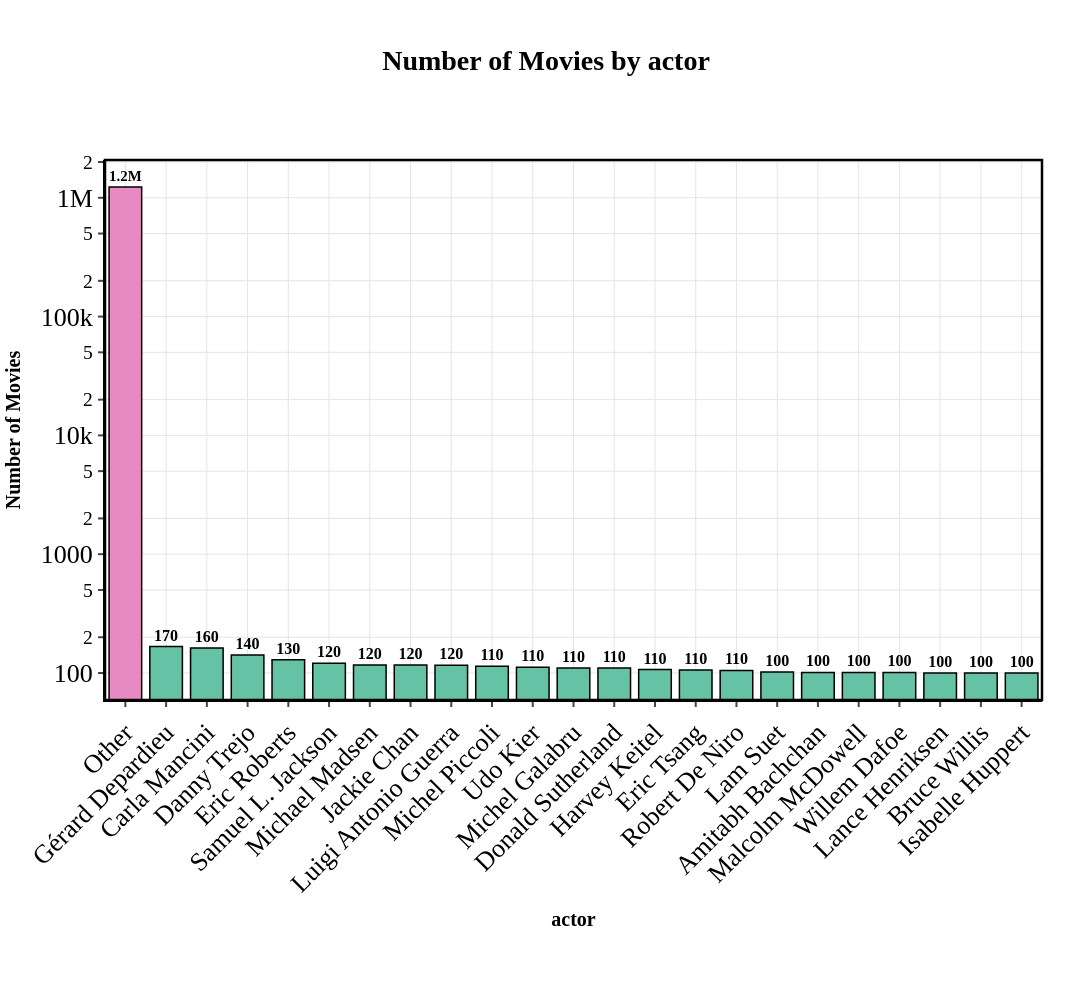

Notebook code for this chart:
### Code cell
plot_and_export_categorical_distribution(cast, "name", "actor", 100, print_stats=True,  filename_prefix="step_1")

### Figure 1 — Plotly figure (JSON) as saved in the notebook; plotly's stock layout.template omitted (floating-point values rounded to 4 significant figures)
{"data": [{"hovertemplate": "grouped=%{x}<br>total=%{text}<extra></extra>", "legendgroup": "Other", "marker": {"color": "#E78AC3", "line": {"color": "#000000", "width": 1.5}, "pattern": {"shape": ""}}, "name": "Other", "orientation": "v", "showlegend": true, "text": [1232000.0], "textangle": 0, "textfont": {"color": "#000000", "size": 16}, "textposition": "outside", "texttemplate": "<b>%{text:.2s}</b>", "type": "bar", "x": ["Other"], "xaxis": "x", "y": [1231898], "yaxis": "y"}, {"hovertemplate": "grouped=%{x}<br>total=%{text}<extra></extra>", "legendgroup": "Gérard Depardieu", "marker": {"color": "#66C2A5", "line": {"color": "#000000", "width": 1.5}, "pattern": {"shape": ""}}, "name": "Gérard Depardieu", "orientation": "v", "showlegend": true, "text": [167.0], "textangle": 0, "textfont": {"color": "#000000", "size": 16}, "textposition": "outside", "texttemplate": "<b>%{text:.2s}</b>", "type": "bar", "x": ["Gérard Depardieu"], "xaxis": "x", "y": [167], "yaxis": "y"}, {"hovertemplate": "grouped=%{x}<br>total=%{text}<extra></extra>", "legendgroup": "Carla Mancini", "marker": {"color": "#66C2A5", "line": {"color": "#000000", "width": 1.5}, "pattern": {"shape": ""}}, "name": "Carla Mancini", "orientation": "v", "showlegend": true, "text": [162.0], "textangle": 0, "textfont": {"color": "#000000", "size": 16}, "textposition": "outside", "texttemplate": "<b>%{text:.2s}</b>", "type": "bar", "x": ["Carla Mancini"], "xaxis": "x", "y": [162], "yaxis": "y"}, {"hovertemplate": "grouped=%{x}<br>total=%{text}<extra></extra>", "legendgroup": "Danny Trejo", "marker": {"color": "#66C2A5", "line": {"color": "#000000", "width": 1.5}, "pattern": {"shape": ""}}, "name": "Danny Trejo", "orientation": "v", "showlegend": true, "text": [142.0], "textangle": 0, "textfont": {"color": "#000000", "size": 16}, "textposition": "outside", "texttemplate": "<b>%{text:.2s}</b>", "type": "bar", "x": ["Danny Trejo"], "xaxis": "x", "y": [142], "yaxis": "y"}, {"hovertemplate": "grouped=%{x}<br>total=%{text}<extra></extra>", "legendgroup": "Eric Roberts", "marker": {"color": "#66C2A5", "line": {"color": "#000000", "width": 1.5}, "pattern": {"shape": ""}}, "name": "Eric Roberts", "orientation": "v", "showlegend": true, "text": [129.0], "textangle": 0, "textfont": {"color": "#000000", "size": 16}, "textposition": "outside", "texttemplate": "<b>%{text:.2s}</b>", "type": "bar", "x": ["Eric Roberts"], "xaxis": "x", "y": [129], "yaxis": "y"}, {"hovertemplate": "grouped=%{x}<br>total=%{text}<extra></extra>", "legendgroup": "Samuel L. Jackson", "marker": {"color": "#66C2A5", "line": {"color": "#000000", "width": 1.5}, "pattern": {"shape": ""}}, "name": "Samuel L. Jackson", "orientation": "v", "showlegend": true, "text": [121.0], "textangle": 0, "textfont": {"color": "#000000", "size": 16}, "textposition": "outside", "texttemplate": "<b>%{text:.2s}</b>", "type": "bar", "x": ["Samuel L. Jackson"], "xaxis": "x", "y": [121], "yaxis": "y"}, {"hovertemplate": "grouped=%{x}<br>total=%{text}<extra></extra>", "legendgroup": "Michael Madsen", "marker": {"color": "#66C2A5", "line": {"color": "#000000", "width": 1.5}, "pattern": {"shape": ""}}, "name": "Michael Madsen", "orientation": "v", "showlegend": true, "text": [117.0], "textangle": 0, "textfont": {"color": "#000000", "size": 16}, "textposition": "outside", "texttemplate": "<b>%{text:.2s}</b>", "type": "bar", "x": ["Michael Madsen"], "xaxis": "x", "y": [117], "yaxis": "y"}, {"hovertemplate": "grouped=%{x}<br>total=%{text}<extra></extra>", "legendgroup": "Jackie Chan", "marker": {"color": "#66C2A5", "line": {"color": "#000000", "width": 1.5}, "pattern": {"shape": ""}}, "name": "Jackie Chan", "orientation": "v", "showlegend": true, "text": [117.0], "textangle": 0, "textfont": {"color": "#000000", "size": 16}, "textposition": "outside", "texttemplate": "<b>%{text:.2s}</b>", "type": "bar", "x": ["Jackie Chan"], "xaxis": "x", "y": [117], "yaxis": "y"}, {"hovertemplate": "grouped=%{x}<br>total=%{text}<extra></extra>", "legendgroup": "Luigi Antonio Guerra", "marker": {"color": "#66C2A5", "line": {"color": "#000000", "width": 1.5}, "pattern": {"shape": ""}}, "name": "Luigi Antonio Guerra", "orientation": "v", "showlegend": true, "text": [116.0], "textangle": 0, "textfont": {"color": "#000000", "size": 16}, "textposition": "outside", "texttemplate": "<b>%{text:.2s}</b>", "type": "bar", "x": ["Luigi Antonio Guerra"], "xaxis": "x", "y": [116], "yaxis": "y"}, {"hovertemplate": "grouped=%{x}<br>total=%{text}<extra></extra>", "legendgroup": "Michel Piccoli", "marker": {"color": "#66C2A5", "line": {"color": "#000000", "width": 1.5}, "pattern": {"shape": ""}}, "name": "Michel Piccoli", "orientation": "v", "showlegend": true, "text": [114.0], "textangle": 0, "textfont": {"color": "#000000", "size": 16}, "textposition": "outside", "texttemplate": "<b>%{text:.2s}</b>", "type": "bar", "x": ["Michel Piccoli"], "xaxis": "x", "y": [114], "yaxis": "y"}, {"hovertemplate": "grouped=%{x}<br>total=%{text}<extra></extra>", "legendgroup": "Udo Kier", "marker": {"color": "#66C2A5", "line": {"color": "#000000", "width": 1.5}, "pattern": {"shape": ""}}, "name": "Udo Kier", "orientation": "v", "showlegend": true, "text": [112.0], "textangle": 0, "textfont": {"color": "#000000", "size": 16}, "textposition": "outside", "texttemplate": "<b>%{text:.2s}</b>", "type": "bar", "x": ["Udo Kier"], "xaxis": "x", "y": [112], "yaxis": "y"}, {"hovertemplate": "grouped=%{x}<br>total=%{text}<extra></extra>", "legendgroup": "Michel Galabru", "marker": {"color": "#66C2A5", "line": {"color": "#000000", "width": 1.5}, "pattern": {"shape": ""}}, "name": "Michel Galabru", "orientation": "v", "showlegend": true, "text": [110.0], "textangle": 0, "textfont": {"color": "#000000", "size": 16}, "textposition": "outside", "texttemplate": "<b>%{text:.2s}</b>", "type": "bar", "x": ["Michel Galabru"], "xaxis": "x", "y": [110], "yaxis": "y"}, {"hovertemplate": "grouped=%{x}<br>total=%{text}<extra></extra>", "legendgroup": "Donald Sutherland", "marker": {"color": "#66C2A5", "line": {"color": "#000000", "width": 1.5}, "pattern": {"shape": ""}}, "name": "Donald Sutherland", "orientation": "v", "showlegend": true, "text": [110.0], "textangle": 0, "textfont": {"color": "#000000", "size": 16}, "textposition": "outside", "texttemplate": "<b>%{text:.2s}</b>", "type": "bar", "x": ["Donald Sutherland"], "xaxis": "x", "y": [110], "yaxis": "y"}, {"hovertemplate": "grouped=%{x}<br>total=%{text}<extra></extra>", "legendgroup": "Harvey Keitel", "marker": {"color": "#66C2A5", "line": {"color": "#000000", "width": 1.5}, "pattern": {"shape": ""}}, "name": "Harvey Keitel", "orientation": "v", "showlegend": true, "text": [107.0], "textangle": 0, "textfont": {"color": "#000000", "size": 16}, "textposition": "outside", "texttemplate": "<b>%{text:.2s}</b>", "type": "bar", "x": ["Harvey Keitel"], "xaxis": "x", "y": [107], "yaxis": "y"}, {"hovertemplate": "grouped=%{x}<br>total=%{text}<extra></extra>", "legendgroup": "Eric Tsang", "marker": {"color": "#66C2A5", "line": {"color": "#000000", "width": 1.5}, "pattern": {"shape": ""}}, "name": "Eric Tsang", "orientation": "v", "showlegend": true, "text": [106.0], "textangle": 0, "textfont": {"color": "#000000", "size": 16}, "textposition": "outside", "texttemplate": "<b>%{text:.2s}</b>", "type": "bar", "x": ["Eric Tsang"], "xaxis": "x", "y": [106], "yaxis": "y"}, {"hovertemplate": "grouped=%{x}<br>total=%{text}<extra></extra>", "legendgroup": "Robert De Niro", "marker": {"color": "#66C2A5", "line": {"color": "#000000", "width": 1.5}, "pattern": {"shape": ""}}, "name": "Robert De Niro", "orientation": "v", "showlegend": true, "text": [105.0], "textangle": 0, "textfont": {"color": "#000000", "size": 16}, "textposition": "outside", "texttemplate": "<b>%{text:.2s}</b>", "type": "bar", "x": ["Robert De Niro"], "xaxis": "x", "y": [105], "yaxis": "y"}, {"hovertemplate": "grouped=%{x}<br>total=%{text}<extra></extra>", "legendgroup": "Lam Suet", "marker": {"color": "#66C2A5", "line": {"color": "#000000", "width": 1.5}, "pattern": {"shape": ""}}, "name": "Lam Suet", "orientation": "v", "showlegend": true, "text": [102.0], "textangle": 0, "textfont": {"color": "#000000", "size": 16}, "textposition": "outside", "texttemplate": "<b>%{text:.2s}</b>", "type": "bar", "x": ["Lam Suet"], "xaxis": "x", "y": [102], "yaxis": "y"}, {"hovertemplate": "grouped=%{x}<br>total=%{text}<extra></extra>", "legendgroup": "Amitabh Bachchan", "marker": {"color": "#66C2A5", "line": {"color": "#000000", "width": 1.5}, "pattern": {"shape": ""}}, "name": "Amitabh Bachchan", "orientation": "v", "showlegend": true, "text": [101.0], "textangle": 0, "textfont": {"color": "#000000", "size": 16}, "textposition": "outside", "texttemplate": "<b>%{text:.2s}</b>", "type": "bar", "x": ["Amitabh Bachchan"], "xaxis": "x", "y": [101], "yaxis": "y"}, {"hovertemplate": "grouped=%{x}<br>total=%{text}<extra></extra>", "legendgroup": "Malcolm McDowell", "marker": {"color": "#66C2A5", "line": {"color": "#000000", "width": 1.5}, "pattern": {"shape": ""}}, "name": "Malcolm McDowell", "orientation": "v", "showlegend": true, "text": [101.0], "textangle": 0, "textfont": {"color": "#000000", "size": 16}, "textposition": "outside", "texttemplate": "<b>%{text:.2s}</b>", "type": "bar", "x": ["Malcolm McDowell"], "xaxis": "x", "y": [101], "yaxis": "y"}, {"hovertemplate": "grouped=%{x}<br>total=%{text}<extra></extra>", "legendgroup": "Willem Dafoe", "marker": {"color": "#66C2A5", "line": {"color": "#000000", "width": 1.5}, "pattern": {"shape": ""}}, "name": "Willem Dafoe", "orientation": "v", "showlegend": true, "text": [101.0], "textangle": 0, "textfont": {"color": "#000000", "size": 16}, "textposition": "outside", "texttemplate": "<b>%{text:.2s}</b>", "type": "bar", "x": ["Willem Dafoe"], "xaxis": "x", "y": [101], "yaxis": "y"}, {"hovertemplate": "grouped=%{x}<br>total=%{text}<extra></extra>", "legendgroup": "Lance Henriksen", "marker": {"color": "#66C2A5", "line": {"color": "#000000", "width": 1.5}, "pattern": {"shape": ""}}, "name": "Lance Henriksen", "orientation": "v", "showlegend": true, "text": [100.0], "textangle": 0, "textfont": {"color": "#000000", "size": 16}, "textposition": "outside", "texttemplate": "<b>%{text:.2s}</b>", "type": "bar", "x": ["Lance Henriksen"], "xaxis": "x", "y": [100], "yaxis": "y"}, {"hovertemplate": "grouped=%{x}<br>total=%{text}<extra></extra>", "legendgroup": "Bruce Willis", "marker": {"color": "#66C2A5", "line": {"color": "#000000", "width": 1.5}, "pattern": {"shape": ""}}, "name": "Bruce Willis", "orientation": "v", "showlegend": true, "text": [100.0], "textangle": 0, "textfont": {"color": "#000000", "size": 16}, "textposition": "outside", "texttemplate": "<b>%{text:.2s}</b>", "type": "bar", "x": ["Bruce Willis"], "xaxis": "x", "y": [100], "yaxis": "y"}, {"hovertemplate": "grouped=%{x}<br>total=%{text}<extra></extra>", "legendgroup": "Isabelle Huppert", "marker": {"color": "#66C2A5", "line": {"color": "#000000", "width": 1.5}, "pattern": {"shape": ""}}, "name": "Isabelle Huppert", "orientation": "v", "showlegend": true, "text": [100.0], "textangle": 0, "textfont": {"color": "#000000", "size": 16}, "textposition": "outside", "texttemplate": "<b>%{text:.2s}</b>", "type": "bar", "x": ["Isabelle Huppert"], "xaxis": "x", "y": [100], "yaxis": "y"}], "layout": {"bargap": 0.2, "barmode": "relative", "font": {"color": "#000000", "family": "Times New Roman", "size": 26}, "height": 1000, "legend": {"bgcolor": "rgba(255, 255, 255, 0.8)", "bordercolor": "#000000", "borderwidth": 2.5, "font": {"size": 16}, "orientation": "h", "title": {"text": "grouped"}, "tracegroupgap": 0, "x": 0.5, "xanchor": "center", "y": -0.25, "yanchor": "top"}, "margin": {"b": 300, "l": 100, "r": 50, "t": 160}, "paper_bgcolor": "white", "plot_bgcolor": "white", "shapes": [{"fillcolor": "rgba(0,0,0,0)", "line": {"color": "#000000", "width": 2.5}, "type": "rect", "x0": 0, "x1": 1, "xref": "paper", "y0": 0, "y1": 1, "yref": "paper"}], "showlegend": false, "title": {"font": {"color": "#000000", "size": 28}, "text": "<b>Number of Movies by actor</b>", "x": 0.5, "xanchor": "center", "y": 0.95, "yanchor": "top"}, "width": 1200, "xaxis": {"anchor": "y", "categoryarray": ["Other", "Gérard Depardieu", "Carla Mancini", "Danny Trejo", "Eric Roberts", "Samuel L. Jackson", "Michael Madsen", "Jackie Chan", "Luigi Antonio Guerra", "Michel Piccoli", "Udo Kier", "Michel Galabru", "Donald Sutherland", "Harvey Keitel", "Eric Tsang", "Robert De Niro", "Lam Suet", "Amitabh Bachchan", "Malcolm McDowell", "Willem Dafoe", "Lance Henriksen", "Bruce Willis", "Isabelle Huppert"], "categoryorder": "array", "domain": [0, 1], "gridcolor": "#E5E5E5", "gridwidth": 1, "linecolor": "#000000", "linewidth": 2, "showgrid": true, "tickangle": -45, "tickfont": {"size": 26}, "ticks": "outside", "tickwidth": 2, "title": {"font": {"color": "#000000", "size": 20}, "text": "<b>actor</b>"}}, "yaxis": {"anchor": "x", "domain": [0, 1], "gridcolor": "#E5E5E5", "gridwidth": 1, "linecolor": "#000000", "linewidth": 2, "showgrid": true, "tickfont": {"size": 26}, "ticks": "outside", "tickwidth": 2, "title": {"font": {"color": "#000000", "size": 20}, "text": "<b>Number of Movies</b>"}, "type": "log", "zeroline": true, "zerolinecolor": "#000000", "zerolinewidth": 2}}}
